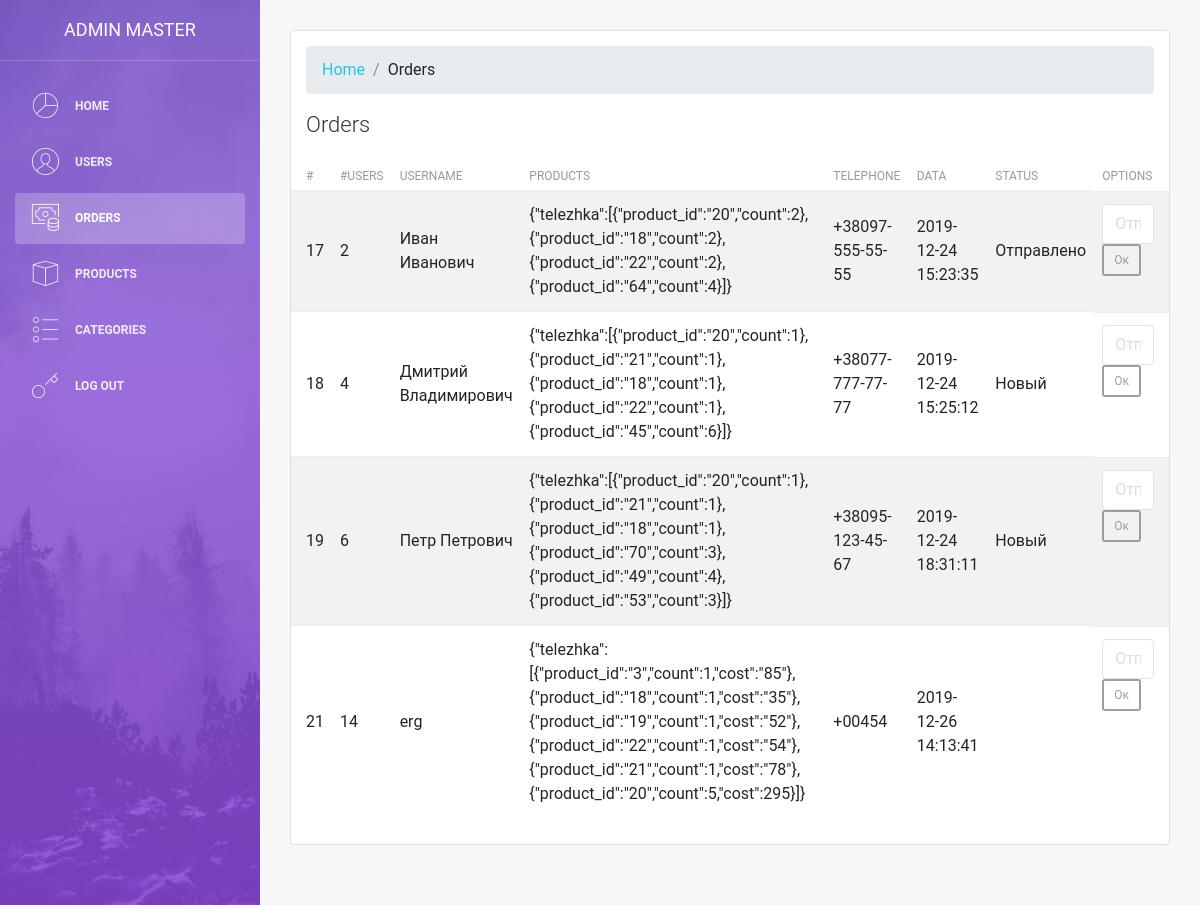
The page /admin/orders.php on the database its author committed.
### tables this page shows
CREATE TABLE `telezhka` (
  `id` int(11) NOT NULL,
  `user_id` int(11) NOT NULL,
  `products` text NOT NULL,
  `data_create` datetime NOT NULL DEFAULT current_timestamp(),
  `adress` text NOT NULL,
  `telephone` text NOT NULL,
  `content` text NOT NULL,
  `name_user` varchar(250) NOT NULL,
  `status` text NOT NULL
);

### admin/orders.php (the view, shortened to what this page needs)
<?php
include $_SERVER["DOCUMENT_ROOT"] . "/configs/db.php";
include $_SERVER["DOCUMENT_ROOT"] . "/admin/parts/header.php";
?>
<div class="container-fluid">
    <div class="row">
        <div class="col-md-12">
            <div class="card strpied-tabled-with-hover">
                <div class="card-header ">
                    <nav aria-label="breadcrumb">
                        <ol class="breadcrumb">
                            <li class="breadcrumb-item"><a href="/admin/">Home</a></li>
                            <li class="breadcrumb-item" aria-current="page">Orders</a></li>
                        </ol>
                    </nav>
                        <h4 class="card-title">Orders</h4>
                    </div>
                <div class="card-body table-full-width table-responsive">
                    <table class="table table-hover table-striped">
                        <thead>
                            <th>#</th>
                            <th>#Users</th>
                            <th>Username</th>
                            <th>Products</th>
                            <th>Telephone</th>
                            <th>Data</th>
                            <th>Status</th>
                            <th>Options</th>
                        </thead>
                        <tbody>
                            <?php
                                $sql = "SELECT * FROM telezhka";
                                $result = $conn->query($sql);
                                while ($row = mysqli_fetch_assoc($result)) {
                                    ?>
                                        <tr>
                                            <td><?php echo $row['id'] ?></td>
                                            <td><?php echo $row['user_id'] ?></td>
                                            <td><?php echo $row['name_user'] ?></td>
                                            <td><?php echo $row['products'] ?></td>
                                            <td><?php echo $row['telephone'] ?></td>
                                            <td><?php echo $row['data_create'] ?></td>
                                            <td><?php echo $row['status'] ?></td>
                                            <td>
                                            <form method="POST">
                                                <div class="form-group">
                                                    <input type="text"  name="status" class="form-control" id="exampleFormControlInput1" placeholder="Отправлено">
                                                    <button name ="submit" type="submit" class="btn btn-sm btn-outline-success">Ок</button>
                                                </div>
                                            </form>
                                            </td>
                                        </tr>
                                    <?php
                                }
                            ?>
                        </tbody>
                    </table>
                </div>
            </div>
        </div>
    </div>
</div>
<?php
    include $_SERVER["DOCUMENT_ROOT"] . "/admin/parts/footer.php";
?>

### rows shown on the page
telezhka: id "17", user "2", name_user "Иван Иванович", products "{\"telezhka\":[{\"product_id\":\"20\",\"count\":2},{\"product_id\":\"18\",\"count\":2},{\"product_id\":\"22\",\"count\":2},{\"product_id\":\"64\",\"count\":4}]}", telephone "+38097-555-55-55", data_create "2019-12-24 15:23:35", status "Отправлено"
telezhka: id "18", user "4", name_user "Дмитрий Владимирович", products "{\"telezhka\":[{\"product_id\":\"20\",\"count\":1},{\"product_id\":\"21\",\"count\":1},{\"product_id\":\"18\",\"count\":1},{\"product_id\":\"22\",\"count\":1},{\"product_id\":\"45\",\"count\":6}]}", telephone "+38077-777-77-77", data_create "2019-12-24 15:25:12", status "Новый"
telezhka: id "19", user "6", name_user "Петр Петрович", products "{\"telezhka\":[{\"product_id\":\"20\",\"count\":1},{\"product_id\":\"21\",\"count\":1},{\"product_id\":\"18\",\"count\":1},{\"product_id\":\"70\",\"count\":3},{\"product_id\":\"49\",\"count\":4},{\"product_id\":\"53\",\"count\":3}]}", telephone "+38095-123-45-67", data_create "2019-12-24 18:31:11", status "Новый"
telezhka: id "21", user "14", name_user "erg", products "{\"telezhka\":[{\"product_id\":\"3\",\"count\":1,\"cost\":\"85\"},{\"product_id\":\"18\",\"count\":1,\"cost\":\"35\"},{\"product_id\":\"19\",\"count\":1,\"cost\":\"52\"},{\"product_id\":\"22\",\"count\":1,\"cost\":\"54\"},{\"product_id\":\"21\",\"count\":1,\"cost\":\"78\"},{\"product_id\":\"20\",\"count\":5,\"cost\":295}]}", telephone "+00454", data_create "2019-12-26 14:13:41"
